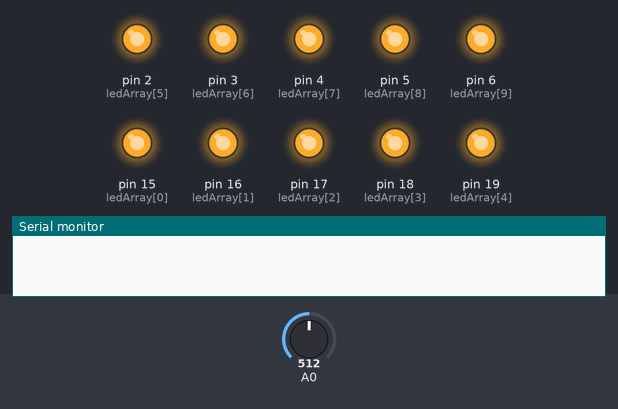
Bench run of a sketch on a simulated Arduino Uno, built with avr-gcc and run on an emulated ATmega328P. On the bench: output pins drawn as LEDs (lit = HIGH), the last lines printed to the serial monitor. The test bench sets the inputs (shaded band); at power-on: A0 = 512.

Above: at 5.0 s.
At 10.2 s:
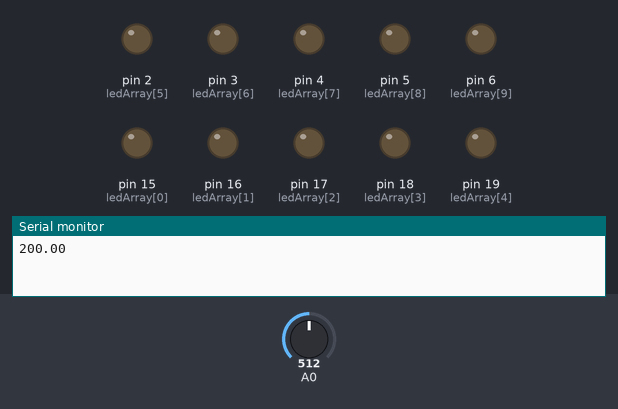
Timing chart, 0 to 13.7 s (numbered marks = the images above):
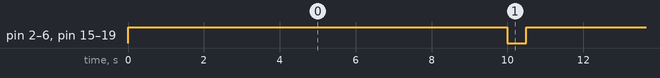

Measured:
- by itself, pin 2 (ledArray[5]), pin 3 (ledArray[6]), pin 4 (ledArray[7]), pin 5 (ledArray[8]), pin 6 (ledArray[9]), pin 15 (ledArray[0]), pin 16 (ledArray[1]), pin 17 (ledArray[2]), pin 18 (ledArray[3]), pin 19 (ledArray[4]): alternates HIGH for 10.0 s and LOW for 0.50 s

The sketch:

TEST_ARRAY_ALL.ino
```cpp
// Variables for Pins
int ledArray[] = {15,16,17,18,19,2,3,4,5,6};
int waitArray[] = {25,50,200};
int counter = 0;
int wait = 0;

//TMP36 Temperature Sensor
int temperaturePin = 0;

float getVoltage(int pin) {
 return (analogRead(pin) * .004882814); //converting from a 0 to 1023 digital range
                                        // to 0 to 5 volts (each 1 reading equals ~ 5 millivolts
}

void setup() {
  for (counter=0; counter<10; counter++) {
    pinMode(ledArray[counter], OUTPUT);
  }

  Serial.begin(9600); // Start connection to Serial Monitor

} // End of setup()

void loop() {
  for (counter=0; counter<10; counter++) {
      digitalWrite(ledArray[counter],HIGH);
  }

  // leave all lights on for 10 seconds

  delay(10000);

  for (counter=0; counter<10; counter++) {
    digitalWrite(ledArray[counter],LOW);
  }

 float temperature = getVoltage(temperaturePin);  //getting the voltage reading from the temperature sensor
 temperature = (temperature - .5) * 100;          //converting from 10 mv per degree with 500 mV offset
                                                  //to degrees ((voltage - 500mV) times 100)
 Serial.println(temperature);

  //wait a short time before turning LED array back on

  delay(500);

} // End of loop()
```
